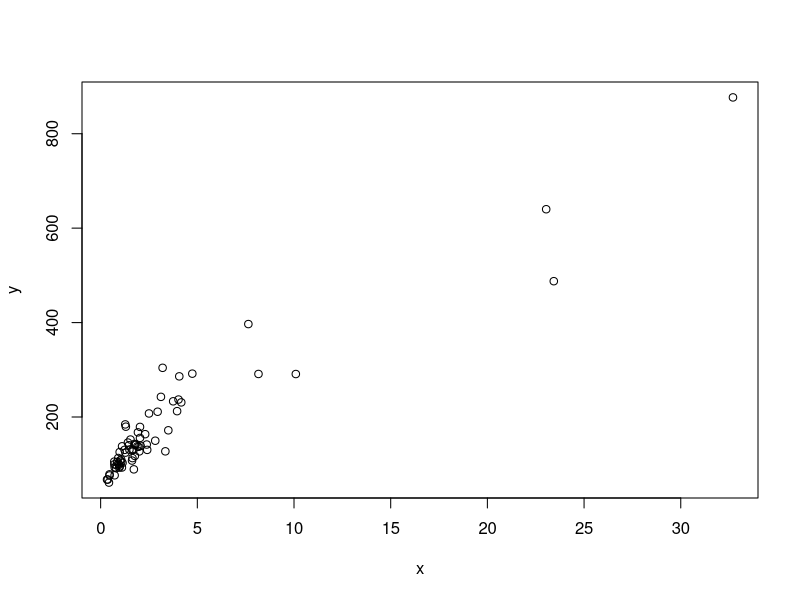
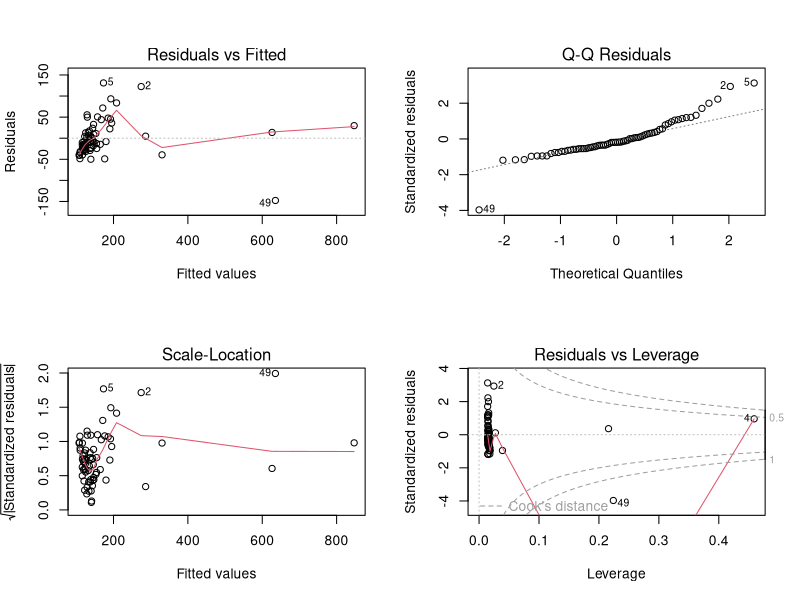
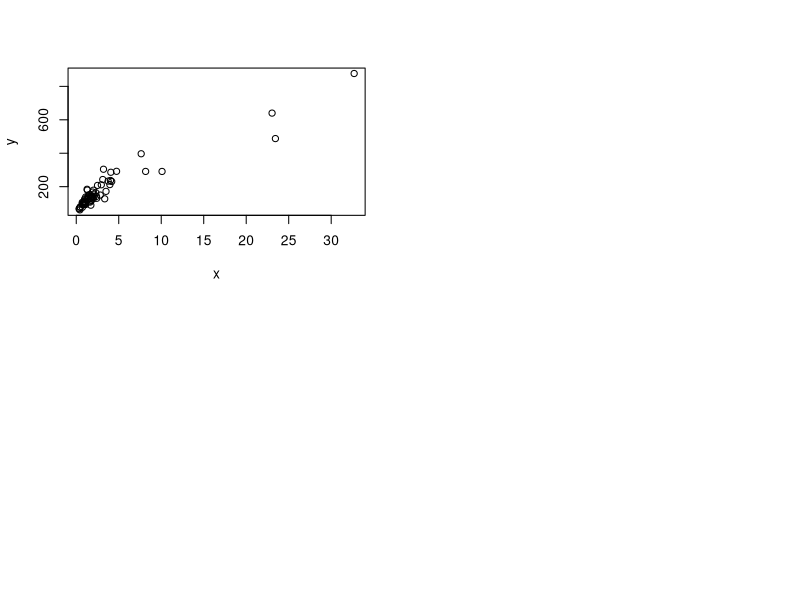
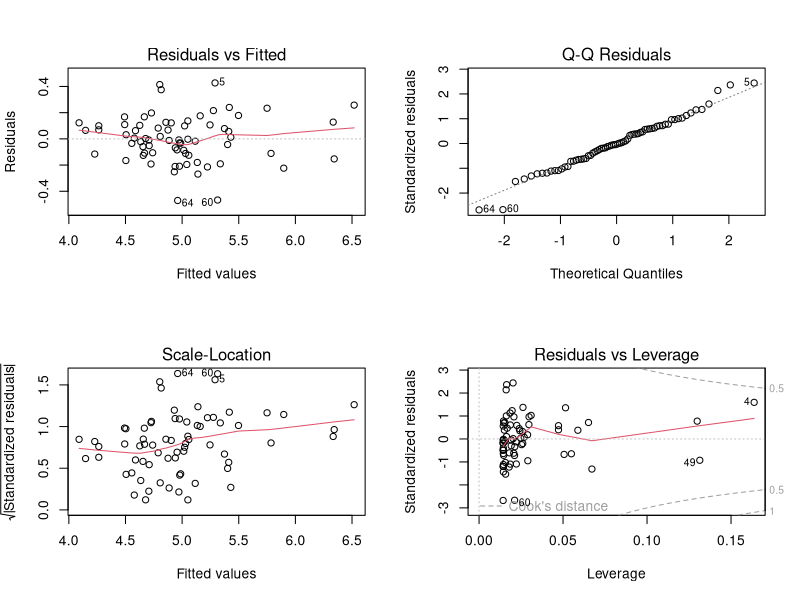
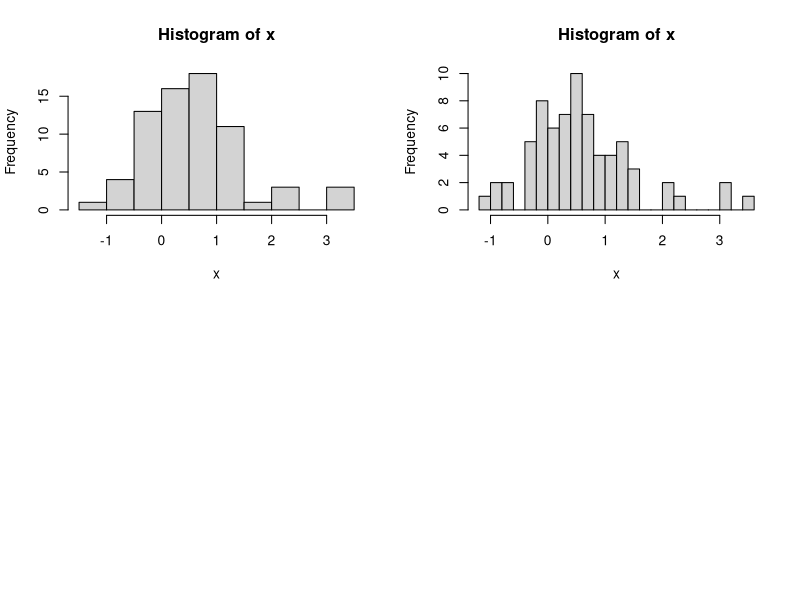

Here is the R script that generated these plots, in order:
## ---- chunk 1
foo<- read.csv("AdRevenue.csv")
x<-foo$Circulation
y<-foo$AdRevenue 

plot(x,y)
myFit <- lm(y~x)
par(mfrow=c(2,2))
plot(myFit)
plot(x,y)

# log transformation
x <- log(x); y<- log(y)
myFit <- lm(y ~ x)
par(mfrow=c(2,2))
plot(myFit)

# see x normally distributed
hist(x)
hist(x,20)

# next up, find regression, confidence and prediction band 



# inverse transform 
x <- exp(x); y <- exp(y)



